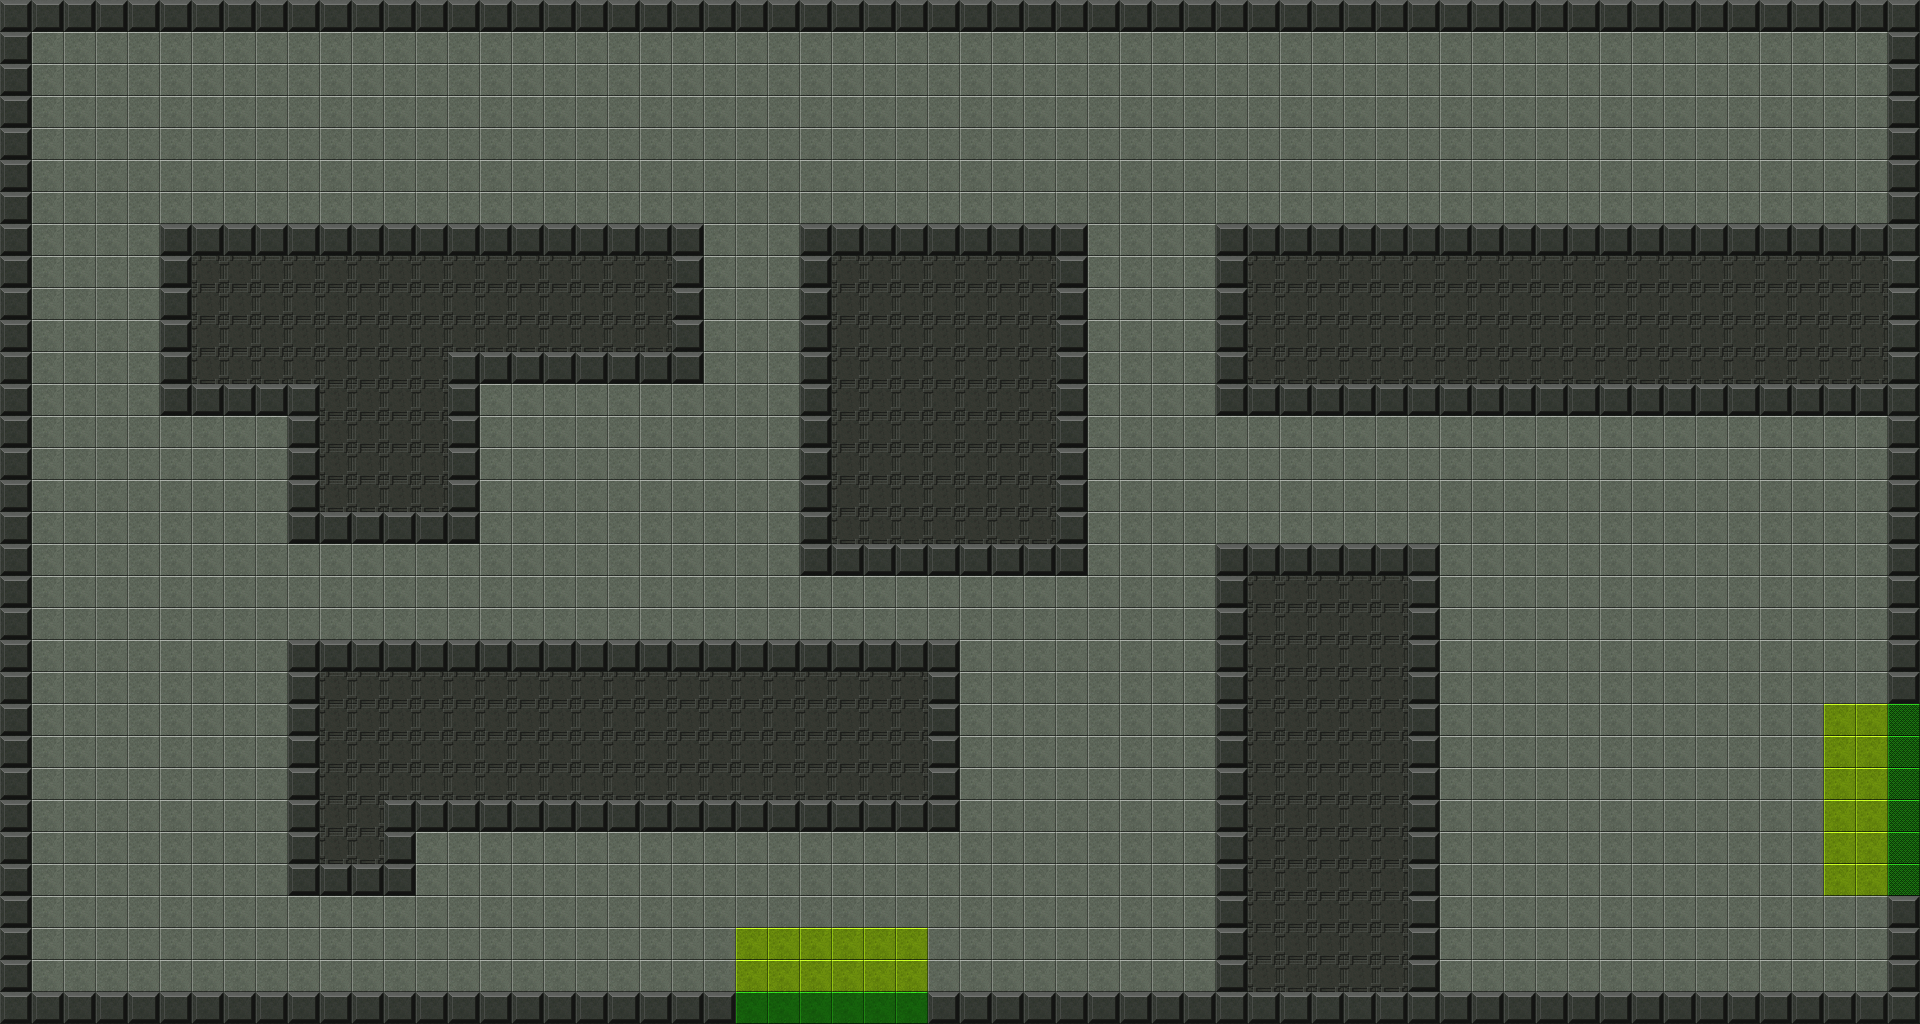

This is a level from a 2D game, rendered from its Tiled map with the project's own tilesets. A one-line summary and the map file follow, with tile-layer data summarised:
An orthogonal 60x32 tile map with 32x32 px tiles, 1 tile layer (terrain), 2 hidden layers not drawn, 3 tilesets and 27 objects (7x spawn_enemy, 3x spawn_player, 2x objectives_change_room).

<map version="1.2" tiledversion="1.3.5" orientation="orthogonal" renderorder="right-down" width="60" height="32" tilewidth="32" tileheight="32" infinite="0" nextlayerid="8" nextobjectid="48">
 <editorsettings>
  <export target="campaign_01_room_005.json" format="json" />
 </editorsettings>
 <tileset firstgid="1" name="floor" tilewidth="32" tileheight="32" tilecount="140" columns="14">
  <image source="../images/tilesets/scifi_floor.png" width="448" height="320" />
 </tileset>
 <tileset firstgid="141" name="collision_tiles" tilewidth="32" tileheight="32" tilecount="1" columns="1">
  <image source="../images/tilesets/collision.png" width="32" height="32" />
 </tileset>
 <tileset firstgid="142" name="heights" tilewidth="32" tileheight="32" tilecount="6" columns="6">
  <image source="../images/tilesets/heights.png" width="192" height="32" />
 </tileset>
 <layer id="1" name="terrain" width="60" height="32">
  <data>[1920 cells, 1920 non-empty, 6 distinct tile ids]</data>
 </layer>
 <layer id="7" name="height" width="60" height="32" visible="0">
  <data>[1920 cells, 1920 non-empty, 1 distinct tile ids]</data>
 </layer>
 <layer id="4" name="collision" width="60" height="32" visible="0">
  <data>[1920 cells, 756 non-empty, 1 distinct tile ids]</data>
 </layer>
 <objectgroup id="5" name="navmesh">
  <object id="35" x="64" y="64" width="1792" height="128" />
  <object id="36" x="1120" y="192" width="64" height="416" />
  <object id="37" x="736" y="192" width="32" height="224" />
  <object id="38" x="512" y="416" width="256" height="192" />
  <object id="39" x="64" y="576" width="448" height="32" />
  <object id="40" x="64" y="192" width="64" height="384" />
  <object id="41" x="64" y="608" width="192" height="352" />
  <object id="42" x="256" y="928" width="192" height="32" />
  <object id="43" x="448" y="864" width="736" height="96" />
  <object id="44" x="992" y="608" width="192" height="256" />
  <object id="45" x="1184" y="448" width="288" height="64" />
  <object id="46" x="768" y="576" width="224" height="64" />
  <object id="47" x="1472" y="448" width="384" height="512" />
 </objectgroup>
 <objectgroup id="3" name="entities">
  <object id="1" type="spawn_player" x="832" y="960">
   <properties>
    <property name="angle" type="float" value="-45" />
   </properties>
   <point />
  </object>
  <object id="3" type="spawn_player" x="736" y="960">
   <point />
  </object>
  <object id="4" type="spawn_player" x="928" y="960">
   <properties>
    <property name="angle" type="float" value="-45" />
   </properties>
   <point />
  </object>
  <object id="14" type="spawn_enemy" x="448" y="128">
   <properties>
    <property name="angle" type="float" value="0" />
   </properties>
   <point />
  </object>
  <object id="15" type="spawn_enemy" x="288" y="128">
   <properties>
    <property name="angle" type="float" value="180" />
   </properties>
   <point />
  </object>
  <object id="16" type="spawn_enemy" x="1824" y="640">
   <properties>
    <property name="angle" type="float" value="180" />
   </properties>
   <point />
  </object>
  <object id="17" type="spawn_enemy" x="1824" y="512">
   <properties>
    <property name="angle" type="float" value="180" />
   </properties>
   <point />
  </object>
  <object id="18" type="spawn_enemy" x="1472" y="928">
   <properties>
    <property name="angle" type="float" value="90" />
   </properties>
   <point />
  </object>
  <object id="19" type="spawn_enemy" x="544" y="448">
   <properties>
    <property name="angle" type="float" value="90" />
   </properties>
   <point />
  </object>
  <object id="27" type="spawn_enemy" x="1824" y="128">
   <properties>
    <property name="angle" type="float" value="180" />
   </properties>
   <point />
  </object>
 </objectgroup>
 <objectgroup id="6" name="objectives">
  <object id="20" type="objectives_change_room" x="736" y="928" width="192" height="64">
   <properties>
    <property name="target" value="Campaign_01_Room_001" />
   </properties>
  </object>
  <object id="23" type="objectives_change_room" x="1824" y="704" width="64" height="192">
   <properties>
    <property name="target" value="Campaign_01_Room_005" />
   </properties>
  </object>
  <object id="24" x="-192" y="256" />
  <object id="25" x="-192" y="256" />
 </objectgroup>
</map>
